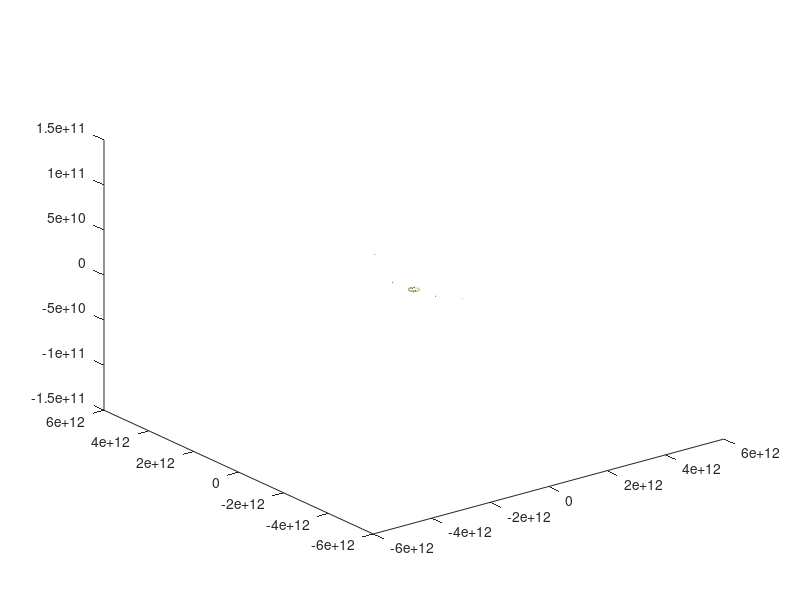

Write MATLAB code to recreate this figure.
clear; 
planets = dlmread('plot.dat');

n=9;

x=planets(:,1);
y=planets(:,2);
z=planets(:,3);


plot3(x(1:n:end),y(1:n:end),z(1:n:end));
set(gca,'Color','k')
hold on
for i=1:n
  plot3(x(i:n:end),y(i:n:end),z(i:n:end));
end
hold off